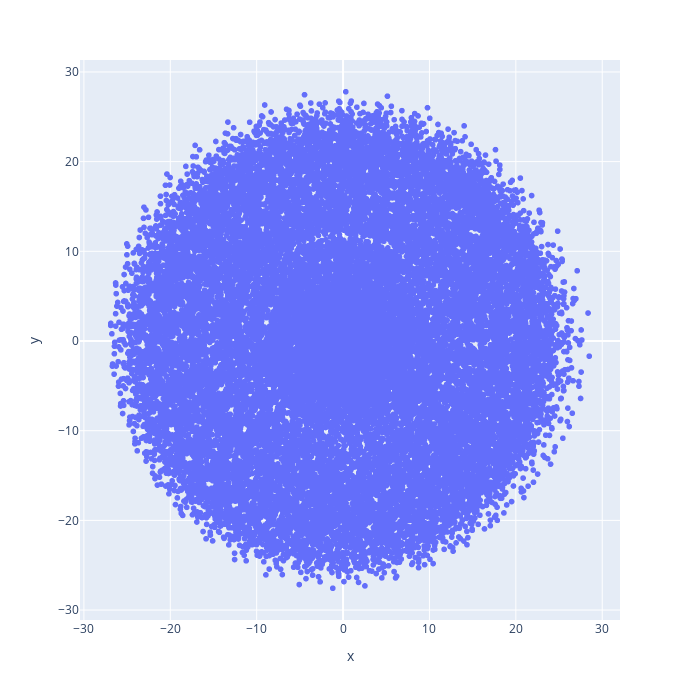

Notebook source saved alongside this figure:
### Code cell
px.scatter(x=S[:,0], y=S[:,1], width=700, height=700)

### Figure 1 — Plotly figure (JSON) as saved in the notebook; plotly's stock layout.template omitted (floating-point values rounded to 4 significant figures; data arrays with more than 128 entries replaced by an {"elided": "..."} marker saying what was removed)
{"data": [{"hovertemplate": "x=%{x}<br>y=%{y}<extra></extra>", "legendgroup": "", "marker": {"color": "#636efa", "symbol": "circle"}, "mode": "markers", "name": "", "showlegend": false, "type": "scattergl", "x": {"elided": "26788 float values"}, "xaxis": "x", "y": {"elided": "26788 float values"}, "yaxis": "y"}], "layout": {"height": 700, "legend": {"tracegroupgap": 0}, "margin": {"t": 60}, "width": 700, "xaxis": {"anchor": "y", "domain": [0, 1], "title": {"text": "x"}}, "yaxis": {"anchor": "x", "domain": [0, 1], "title": {"text": "y"}}}}
